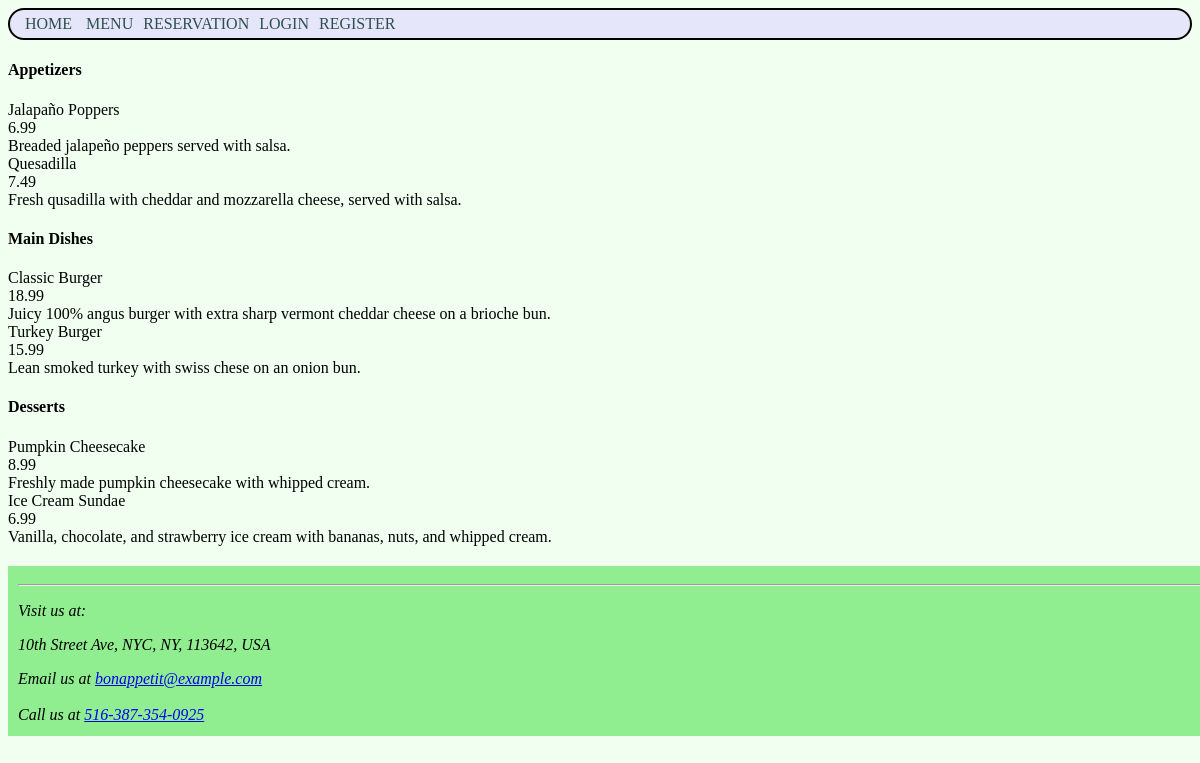
Page /menu.php on the committed database.
### tables this page shows
CREATE TABLE IF NOT EXISTS menu_item (
	id INT NOT NULL AUTO_INCREMENT PRIMARY KEY,
	name varchar(30) NOT NULL,
	description varchar(250) DEFAULT NULL,
	price  DECIMAL(10,2) NOT NULL,
	active TINYINT NOT NULL DEFAULT 1,
	category varchar(50) NOT NULL,
	image_path varchar(100),
	UNIQUE (name),
	FOREIGN KEY (category) REFERENCES menu_category(name)
);

CREATE TABLE IF NOT EXISTS restaurant (
	restaurant_id INT NOT NULL AUTO_INCREMENT PRIMARY KEY,
	name varchar(30) NOT NULL,
	address varchar(120) NOT NULL,
	cuisine_type varchar(30) NOT NULL,
	back_story varchar(1500) NOT NULL
);

### public/utils.php (called while the page is built, shortened)
<?php
	function isLoggedIn() {
		if (isset($_SESSION['email']))
			return true;
		else
			return false;
	}
?>

### public/menu.php (the view, shortened to what this page needs)
<!DOCTYPE html>
<html>
<head>
	<link rel="stylesheet" type="text/css" href="CSS/Main.css">
</head>
<body>
	<div id="content">
		<?php
			require_once("Header.php");
			require_once("Connect.php");
			require_once("utils.php");
			function getByCategory($qry_result) {
				$menu_by_cat = array();
				foreach($qry_result as $menu_item) {
					$cat = $menu_item['category'];
					if(!array_key_exists($cat, $menu_by_cat)) {
						$menu_by_cat[$cat] = array();
					}
					array_push($menu_by_cat[$cat], $menu_item);
				}
				return $menu_by_cat;
			}
			$qry_result = mysqli_query($conn, "SELECT * FROM menu_item WHERE active>0")->fetch_all(MYSQLI_ASSOC);
			$menu_by_cat = getByCategory($qry_result);
			$category_order = array("Appetizers", "Main Dishes", "Desserts");
		foreach($category_order as $cat) {
			$menu_items = $menu_by_cat[$cat];
			echo "<h4 class='menuCategory'>{$cat}</h4>";
			foreach($menu_items as $menu_item) {
	?>
			<div class="menuItem">
				<div class="menuItemName"><?= $menu_item["name"]; ?></div>
				<div class="menuItemPrice"><?= $menu_item["price"]; ?></div>
				<div class="menuItemDescription"><?= $menu_item["description"]; ?></div>
			</div>
	<?php
			}
		}
			include_once('Footer.php');
		?>
	</div>
</body>
</html>

### public/Header.php
<div class="Navbar">
	<div class="Navbar-links">
		<header>
			<a href="/Welcome.php">Home</a>
<?php
	require_once("utils.php");
	if(isLoggedIn()) {
		echo '<a href="/restaurant_info.php">Restaurant Info</a>';
		echo '<a href="/editmenu.php">Menu</a>';
		echo '<a href="/staff.php">Staff</a>';
		echo '<a href="">Inventory</a>';
		echo '<a href="view_reservations.php">Reservations</a>';
		echo '<a href="/Logout.php">Logout</a>';
	}
	else {
		echo '<a href="/menu.php">Menu</a>';
		echo '<a href="/reservation.php">Reservation</a>';
		echo '<a href="/Login.php">Login</a>';
		echo '<a href="/Registration.php">Register</a>';
	}
?>
		</header>
	</div>
</div>

### public/Footer.php
<footer>
	<hr>
	<address>
		<?php
			require_once("Connect.php");
			$qry_result = mysqli_query($conn, "SELECT * FROM restaurant")->fetch_assoc();
			$address = $qry_result['address'];
		?>
		<p>Visit us at:</p><p><?= $address ?></p>
		<div>Email us at <a href="mailto:bonappetit@example.com">bonappetit@example.com</a></div><br>
		<div>Call us at <a href="tel:+1516-387-354-0925">516-387-354-0925</a></div><br>
	</address>
</footer>

### public/CSS/Main.css (style rules this page uses)
body { background: honeydew; }
.Navbar { background-color: lavender; padding: 5px; border: 2px solid black; margin-bottom: 10px; border-radius: 20px; }
.Navbar-links a { padding-left: 10px; text-transform: uppercase; }
.Navbar-links a:link { text-decoration: none; }
.Navbar-links a:link, a:visited { color: darkslategray; }
#content { padding-bottom: 150px; }
footer { position: absolute; padding: 10px; margin-top: 20px; width:100%; height:150px; background-color: lightgreen; }

### rows in the picture
menu_item: name "Jalapaño Poppers", price "6.99", description "Breaded jalapeño peppers served with salsa."
menu_item: name "Quesadilla", price "7.49", description "Fresh qusadilla with cheddar and mozzarella cheese, served with salsa."
menu_item: name "Classic Burger", price "18.99", description "Juicy 100% angus burger with extra sharp vermont cheddar cheese on a brioche bun."
menu_item: name "Turkey Burger", price "15.99", description "Lean smoked turkey with swiss chese on an onion bun."
menu_item: name "Pumpkin Cheesecake", price "8.99", description "Freshly made pumpkin cheesecake with whipped cream."
menu_item: name "Ice Cream Sundae", price "6.99", description "Vanilla, chocolate, and strawberry ice cream with bananas, nuts, and whipped cream."
restaurant: address "10th Street Ave, NYC, NY, 113642, USA"

### other values in the picture
$cat "Appetizers"
$cat "Main Dishes"
$cat "Desserts"
